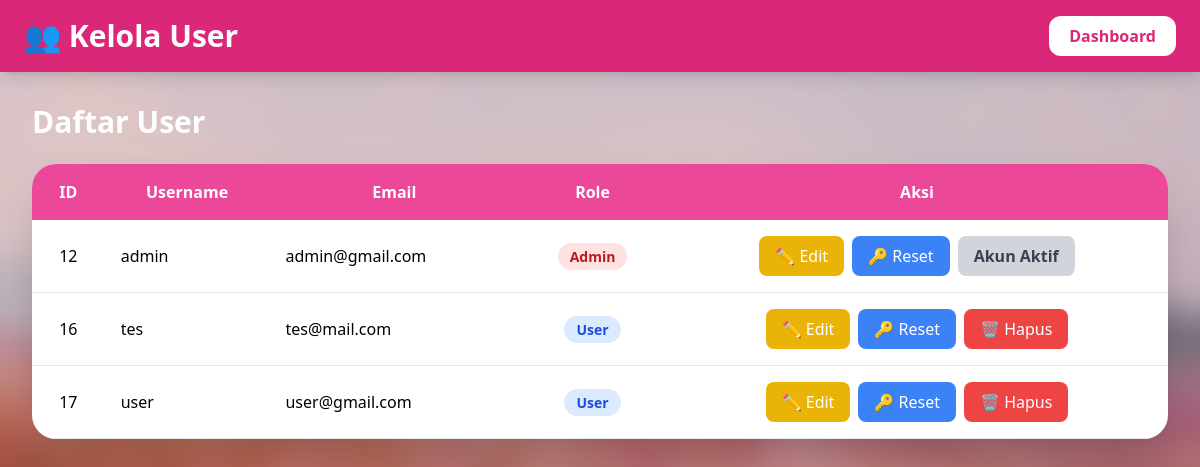
Page /admin/users.php (signed in) on the committed database.
### tables this page shows
CREATE TABLE `users` (
  `id` int(11) NOT NULL,
  `username` varchar(50) DEFAULT NULL,
  `email` varchar(100) NOT NULL,
  `password` varchar(255) DEFAULT NULL,
  `role` varchar(20) DEFAULT 'user'
);

### admin/users.php (the view, shortened to what this page needs)
<?php
require '../config/database.php';
$stmt = $pdo->query("SELECT * FROM users ORDER BY id ASC");
$users = $stmt->fetchAll();
?>
<!DOCTYPE html>
<html lang="id">
<head>
    <script src="https://cdn.tailwindcss.com"></script>
</head>
<body class="min-h-screen">
<div class="fixed inset-0 -z-20 overflow-hidden">
</div>
<nav class="bg-pink-600 shadow-lg">
    <div class="max-w-7xl mx-auto px-6 py-4 flex justify-between items-center">
        <h1 class="text-3xl font-bold text-white">
            👥 Kelola User
        </h1>
        <a href="index.php"
           class="bg-white text-pink-600 px-5 py-2 rounded-xl font-semibold hover:bg-pink-100 transition">
            Dashboard
        </a>
    </div>
</nav>
<div class="max-w-7xl mx-auto p-8">
    <div class="flex justify-between items-center mb-6">
        <h2 class="text-3xl font-bold text-white">
            Daftar User
        </h2>
    </div>
    <div class="bg-white rounded-3xl shadow-2xl overflow-hidden">
        <div class="overflow-x-auto">
            <table class="w-full">
                <thead class="bg-pink-500 text-white">
                    <tr>
                        <th class="p-4">ID</th>
                        <th class="p-4">Username</th>
                        <th class="p-4">Email</th>
                        <th class="p-4">Role</th>
                        <th class="p-4">Aksi</th>
                    </tr>
                </thead>
                <tbody>
                <?php foreach($users as $u): ?>
                    <tr class="border-b hover:bg-pink-50">
                        <td class="p-4 text-center">
                            <?= $u['id']; ?>
                        </td>
                        <td class="p-4">
                            <?= htmlspecialchars($u['username']); ?>
                        </td>
                        <td class="p-4">
                            <?= htmlspecialchars($u['email']); ?>
                        </td>
                        <td class="p-4 text-center">
                            <?php if($u['role']=="admin"): ?>
                                <span class="bg-red-100 text-red-700 px-3 py-1 rounded-full text-sm font-semibold">
                                    Admin
                                </span>
                            <?php else: ?>
                                <span class="bg-blue-100 text-blue-700 px-3 py-1 rounded-full text-sm font-semibold">
                                    User
                                </span>
                            <?php endif; ?>
                        </td>
                        <td class="p-4 text-center">
                            <div class="flex justify-center gap-2 flex-wrap">
                                <a href="edit_user.php?id=<?= $u['id']; ?>"
                                   class="bg-yellow-500 hover:bg-yellow-600 text-white px-4 py-2 rounded-lg transition">
                                    ✏ Edit
                                </a>
                                <a href="reset_password.php?id=<?= $u['id']; ?>"
                                   class="bg-blue-500 hover:bg-blue-600 text-white px-4 py-2 rounded-lg transition">
                                    🔑 Reset
                                </a>
                                <?php if($u['username'] == $_SESSION['user']): ?>
                                    <span class="bg-gray-300 text-gray-700 px-4 py-2 rounded-lg font-semibold">
                                        Akun Aktif
                                    </span>
                                <?php else: ?>
                                    <a href="hapus_user.php?id=<?= $u['id']; ?>"
                                       onclick="return confirm('Yakin ingin menghapus user ini?')"
                                       class="bg-red-500 hover:bg-red-600 text-white px-4 py-2 rounded-lg transition">
                                        🗑 Hapus
                                    </a>
                                <?php endif; ?>
                            </div>
                        </td>
                    </tr>
                <?php endforeach; ?>
                </tbody>
            </table>
        </div>
    </div>
</div>
</body>
</html>

### rows in the picture
users: id "12", username "admin", email "admin@gmail.com", role "Admin", shows "Akun Aktif"
users: id "16", username "tes", email "tes@mail.com", role "User"
users: id "17", username "user", email "user@gmail.com", role "User"
